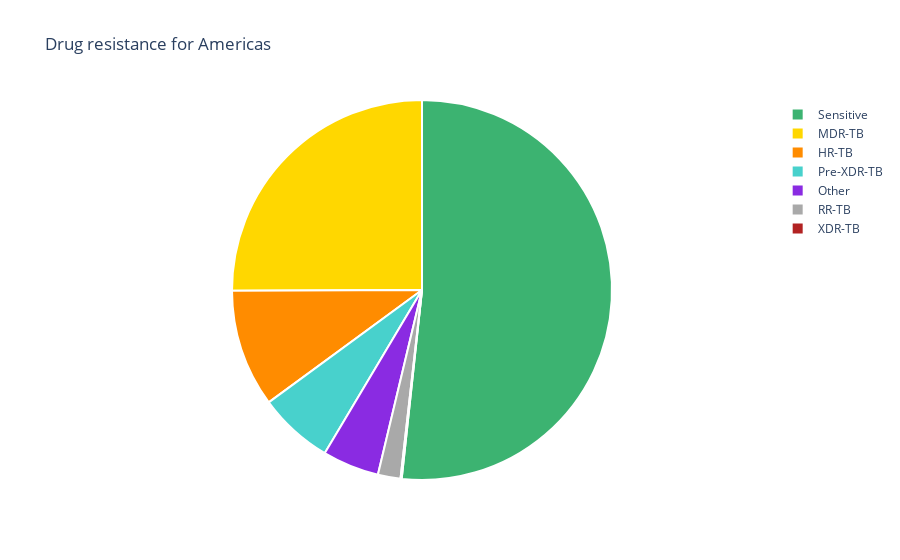

The notebook cell this image was saved under:
### Code cell
fig = go.Figure(data=[go.Pie(labels=input['Drug resistance type'], values=input["Americas"], textinfo='none',
                            insidetextorientation='radial'
                            )])
fig.update_traces(hoverinfo='label+percent', textinfo='none', textfont_size=20,
            marker=dict(colors=colors, line=dict(color='white', width=3)))
fig.update(layout_title_text='Drug resistance for Americas')

fig.show()

### Figure 1 — Plotly figure (JSON) as saved in the notebook; plotly's stock layout.template omitted (floating-point values rounded to 4 significant figures)
{"data": [{"hoverinfo": "label+percent", "insidetextorientation": "radial", "labels": ["MDR-TB", "Pre-XDR-TB", "HR-TB", "Sensitive", "Other", "RR-TB", "XDR-TB"], "marker": {"colors": ["gold", "mediumturquoise", "darkorange", "MediumSeaGreen", "blueViolet", "DarkGray", "FireBrick"], "line": {"color": "white", "width": 2}}, "textfont": {"size": 20}, "textinfo": "none", "type": "pie", "values": [0.2506, 0.06378, 0.1001, 0.5171, 0.04827, 0.01923, 0.0009812]}], "layout": {"title": {"text": "Drug resistance for Americas"}}}
